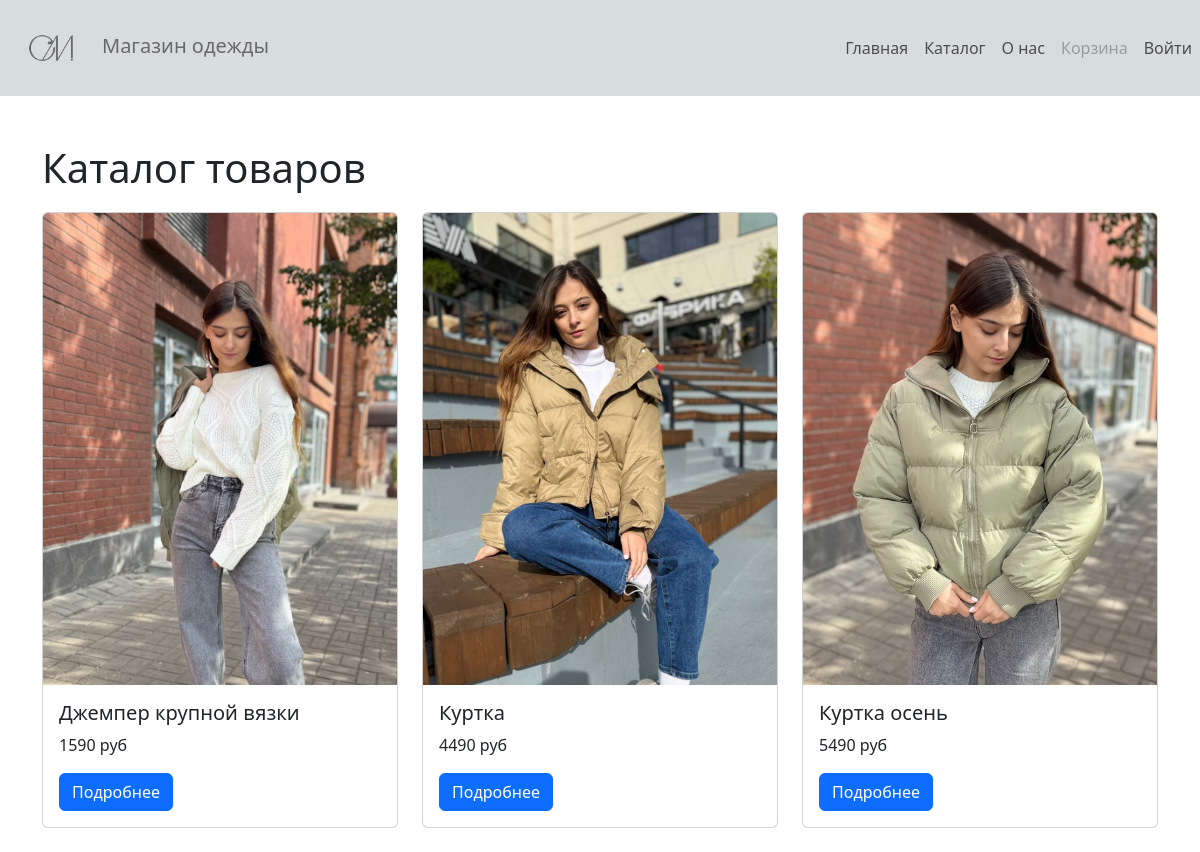
The page / on the database its author committed.
### shop/models.py (models this page shows, shortened)
class Product(models.Model):
    category = models.ManyToManyField(
        Category,
        related_name="clothes",
        verbose_name="Категория",
        blank=False,
    )
    name = models.CharField(
        max_length=200,
        verbose_name="Название",
    )
    description = models.TextField(
        blank=True,
        verbose_name="Описание",
    )
    images = models.ManyToManyField("ProductImage", blank=True, related_name="products")
    image_preview = models.ImageField(verbose_name="Превью", default="default.jpg", blank=True)
    stock = models.PositiveIntegerField(default=0, verbose_name="На складе")
    price = models.DecimalField(
        max_digits=15,
        decimal_places=2,
        verbose_name="Цена",
    )
    created = models.DateTimeField(auto_now_add=True, verbose_name="Создан")
    updated = models.DateTimeField(auto_now=True, verbose_name="Обновлен")
    class Meta:
        ordering = ("name",)
        verbose_name = "Товар"
        verbose_name_plural = "Товары"

### shop/views.py (the view)
# urls.py: path("", ProductListView.as_view(), name="index"),
class ProductListView(ListView):
    model = Product
    template_name = 'shop/product_list.html'
    context_object_name = 'products'

### templates/shop/product_list.html (shortened to what this page needs)
{% extends 'basev2.html' %}
{% load static %}
{% block content %}
  <h1 style="margin-bottom: 20px; margin-top: 20px">Каталог товаров</h1>
  <div class="row">
    {% for product in products  %}
      <div class="col-md-4 mb-4">
        <div class="card" >
          <img src="/media/{{ product.image_preview }}" alt="{{ product.name }}" class="card-img-top">
          <div class="card-body">
            <h5 class="card-title">{{ product.name|truncatechars:40 }}</h5>
            <p class="card-text">{{ product.price|stringformat:".0f" }} руб</p>
            <a href="{% url 'product_detail' product.id %}" class="btn btn-primary">Подробнее</a>
          </div>
        </div>
      </div>
    {% endfor %}
  </div>
{% endblock %}

### rows shown on the page
Product: image_preview (picture), name "Джемпер крупной вязки", price "1590"
Product: image_preview (picture), name "Куртка", price "4490"
Product: image_preview (picture), name "Куртка осень", price "5490"
